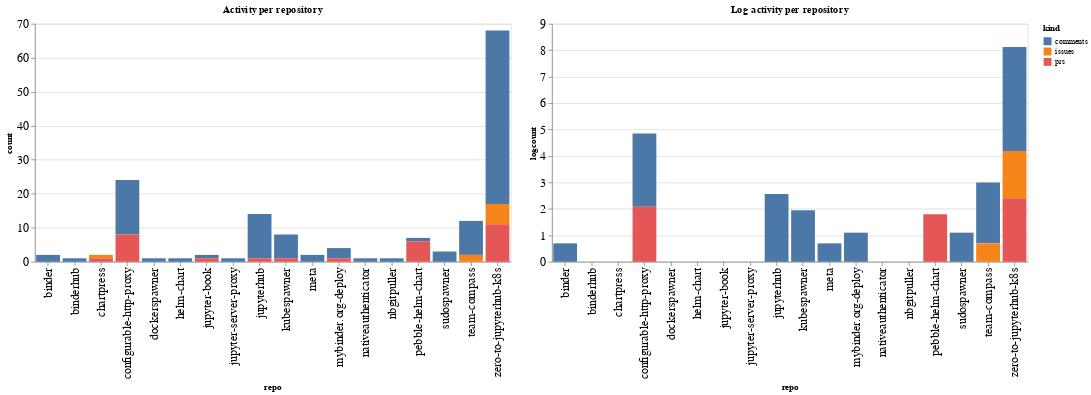

Notebook source saved alongside this figure:
### Code cell
ch1 = alt.Chart(repo_summaries, width=600, title="Activity per repository").mark_bar().encode(
    x='repo',
    y='count',
    color='kind',
    tooltip="kind"
)

ch2 = alt.Chart(repo_summaries, width=600, title="Log activity per repository").mark_bar().encode(
    x='repo',
    y='logcount',
    color='kind',
    tooltip="kind"
)

ch1 | ch2

### Figure 1 — Vega-Lite specification as saved in the notebook (floating-point values rounded to 4 significant figures)
{"config": {"axisLeft": {"labelFontSize": 15}, "axisBottom": {"labelFontSize": 15}}, "hconcat": [{"mark": "bar", "encoding": {"color": {"type": "nominal", "field": "kind"}, "tooltip": {"type": "nominal", "field": "kind"}, "x": {"type": "nominal", "field": "repo"}, "y": {"type": "quantitative", "field": "count"}}, "title": "Activity per repository", "width": 600}, {"mark": "bar", "encoding": {"color": {"type": "nominal", "field": "kind"}, "tooltip": {"type": "nominal", "field": "kind"}, "x": {"type": "nominal", "field": "repo"}, "y": {"type": "quantitative", "field": "logcount"}}, "title": "Log activity per repository", "width": 600}], "data": {"name": "data-392ec564549ca6b4950e5d6889b6c557"}, "$schema": "https://vega.github.io/schema/vega-lite/v4.8.1.json", "datasets": {"data-392ec564549ca6b4950e5d6889b6c557": [{"repo": "binder", "kind": "comments", "count": 2, "logcount": 0.6931}, {"repo": "binderhub", "kind": "comments", "count": 1, "logcount": 0.0}, {"repo": "chartpress", "kind": "issues", "count": 1, "logcount": 0.0}, {"repo": "chartpress", "kind": "prs", "count": 1, "logcount": 0.0}, {"repo": "configurable-http-proxy", "kind": "comments", "count": 16, "logcount": 2.773}, {"repo": "configurable-http-proxy", "kind": "prs", "count": 8, "logcount": 2.079}, {"repo": "dockerspawner", "kind": "comments", "count": 1, "logcount": 0.0}, {"repo": "helm-chart", "kind": "comments", "count": 1, "logcount": 0.0}, {"repo": "jupyter-book", "kind": "comments", "count": 1, "logcount": 0.0}, {"repo": "jupyter-book", "kind": "prs", "count": 1, "logcount": 0.0}, {"repo": "jupyter-server-proxy", "kind": "comments", "count": 1, "logcount": 0.0}, {"repo": "jupyterhub", "kind": "comments", "count": 13, "logcount": 2.565}, {"repo": "jupyterhub", "kind": "prs", "count": 1, "logcount": 0.0}, {"repo": "kubespawner", "kind": "comments", "count": 7, "logcount": 1.946}, {"repo": "kubespawner", "kind": "prs", "count": 1, "logcount": 0.0}, {"repo": "meta", "kind": "comments", "count": 2, "logcount": 0.6931}, {"repo": "mybinder.org-deploy", "kind": "comments", "count": 3, "logcount": 1.099}, {"repo": "mybinder.org-deploy", "kind": "prs", "count": 1, "logcount": 0.0}, {"repo": "nativeauthenticator", "kind": "comments", "count": 1, "logcount": 0.0}, {"repo": "nbgitpuller", "kind": "comments", "count": 1, "logcount": 0.0}, {"repo": "pebble-helm-chart", "kind": "comments", "count": 1, "logcount": 0.0}, {"repo": "pebble-helm-chart", "kind": "prs", "count": 6, "logcount": 1.792}, {"repo": "sudospawner", "kind": "comments", "count": 3, "logcount": 1.099}, {"repo": "team-compass", "kind": "comments", "count": 10, "logcount": 2.303}, {"repo": "team-compass", "kind": "issues", "count": 2, "logcount": 0.6931}, {"repo": "zero-to-jupyterhub-k8s", "kind": "comments", "count": 51, "logcount": 3.932}, {"repo": "zero-to-jupyterhub-k8s", "kind": "issues", "count": 6, "logcount": 1.792}, {"repo": "zero-to-jupyterhub-k8s", "kind": "prs", "count": 11, "logcount": 2.398}]}}
